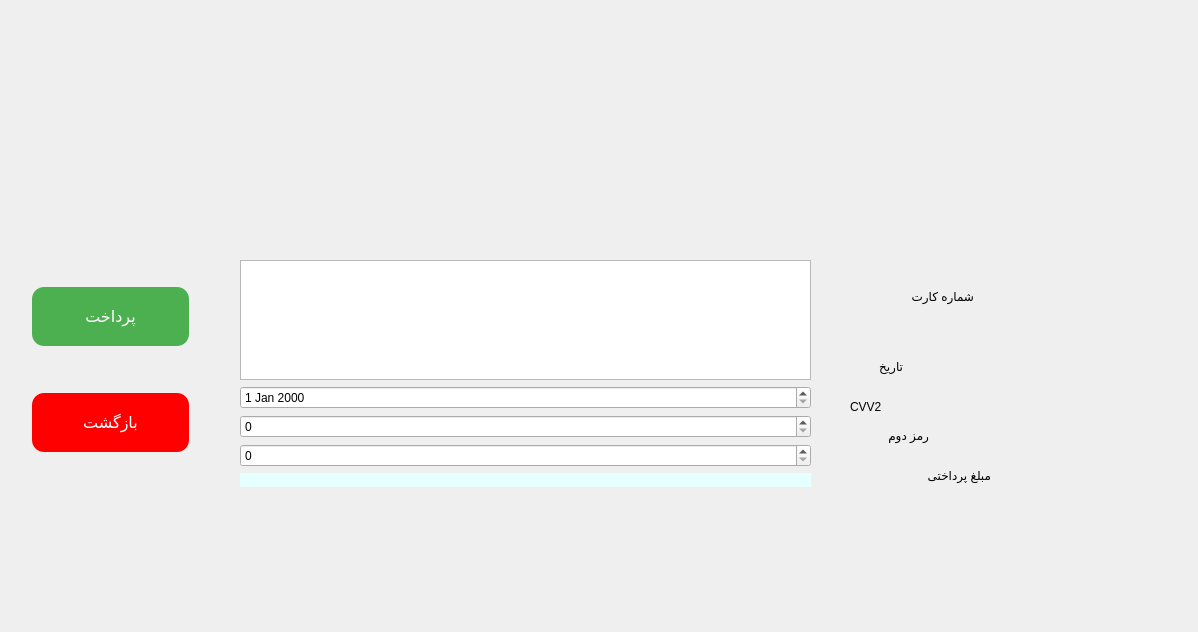
<?xml version="1.0" encoding="UTF-8"?>
<ui version="4.0">
 <class>PaymentGateWay</class>
 <widget class="QDialog" name="PaymentGateWay">
  <property name="geometry">
   <rect>
    <x>0</x>
    <y>0</y>
    <width>1198</width>
    <height>632</height>
   </rect>
  </property>
  <property name="windowTitle">
   <string>Dialog</string>
  </property>
  <widget class="QLabel" name="label_3">
   <property name="geometry">
    <rect>
     <x>850</x>
     <y>390</y>
     <width>63</width>
     <height>33</height>
    </rect>
   </property>
   <property name="styleSheet">
    <string notr="true">font: 16pt &quot;MS Shell Dlg 2&quot;;</string>
   </property>
   <property name="text">
    <string>CVV2</string>
   </property>
  </widget>
  <widget class="QLabel" name="label">
   <property name="geometry">
    <rect>
     <x>840</x>
     <y>280</y>
     <width>134</width>
     <height>33</height>
    </rect>
   </property>
   <property name="styleSheet">
    <string notr="true">font: 16pt &quot;MS Shell Dlg 2&quot;;</string>
   </property>
   <property name="text">
    <string>شماره کارت</string>
   </property>
  </widget>
  <widget class="QLabel" name="label_2">
   <property name="geometry">
    <rect>
     <x>850</x>
     <y>350</y>
     <width>53</width>
     <height>33</height>
    </rect>
   </property>
   <property name="styleSheet">
    <string notr="true">font: 16pt &quot;MS Shell Dlg 2&quot;;</string>
   </property>
   <property name="text">
    <string>تاریخ</string>
   </property>
  </widget>
  <widget class="QLabel" name="label_5">
   <property name="geometry">
    <rect>
     <x>820</x>
     <y>460</y>
     <width>171</width>
     <height>31</height>
    </rect>
   </property>
   <property name="styleSheet">
    <string notr="true">font: 16pt &quot;MS Shell Dlg 2&quot;;</string>
   </property>
   <property name="text">
    <string>مبلغ پرداختی</string>
   </property>
  </widget>
  <widget class="QLabel" name="label_4">
   <property name="geometry">
    <rect>
     <x>850</x>
     <y>420</y>
     <width>79</width>
     <height>31</height>
    </rect>
   </property>
   <property name="styleSheet">
    <string notr="true">font: 15.5pt &quot;MS Shell Dlg 2&quot;;</string>
   </property>
   <property name="text">
    <string>رمز دوم</string>
   </property>
  </widget>
  <widget class="QWidget" name="layoutWidget">
   <property name="geometry">
    <rect>
     <x>240</x>
     <y>260</y>
     <width>571</width>
     <height>227</height>
    </rect>
   </property>
   <layout class="QVBoxLayout" name="verticalLayout">
    <item>
     <widget class="QTextEdit" name="textEdit"/>
    </item>
    <item>
     <widget class="QDateEdit" name="dateEdit">
      <property name="styleSheet">
       <string notr="true">font: 16pt &quot;MS Shell Dlg 2&quot;;</string>
      </property>
     </widget>
    </item>
    <item>
     <widget class="QSpinBox" name="spinBox_2"/>
    </item>
    <item>
     <widget class="QSpinBox" name="spinBox"/>
    </item>
    <item>
     <widget class="QLabel" name="label_6">
      <property name="styleSheet">
       <string notr="true">font: 16pt &quot;MS Shell Dlg 2&quot;;
background-color: rgb(230, 255, 255);</string>
      </property>
      <property name="text">
       <string/>
      </property>
     </widget>
    </item>
   </layout>
  </widget>
  <widget class="QWidget" name="">
   <property name="geometry">
    <rect>
     <x>30</x>
     <y>250</y>
     <width>161</width>
     <height>241</height>
    </rect>
   </property>
   <layout class="QVBoxLayout" name="verticalLayout_2">
    <item>
     <widget class="QPushButton" name="pushButton">
      <property name="styleSheet">
       <string notr="true">  background-color: #4CAF50; /* Green */
  border: none;
  color: white;
  padding: 20px;
  text-align: center;
  text-decoration: none;
  display: inline-block;
  font-size: 16px;
  margin: 4px 2px;
  cursor: pointer;
border-radius:12px;</string>
      </property>
      <property name="text">
       <string>پرداخت</string>
      </property>
     </widget>
    </item>
    <item>
     <widget class="QPushButton" name="pushButton_2">
      <property name="styleSheet">
       <string notr="true">  background-color: red; /* Green */
  border: none;
  color: white;
  padding: 20px;
  text-align: center;
  text-decoration: none;
  display: inline-block;
  font-size: 16px;
  margin: 4px 2px;
  cursor: pointer;
border-radius:12px;</string>
      </property>
      <property name="text">
       <string>بازگشت</string>
      </property>
     </widget>
    </item>
   </layout>
  </widget>
 </widget>
 <resources/>
 <connections/>
</ui>
